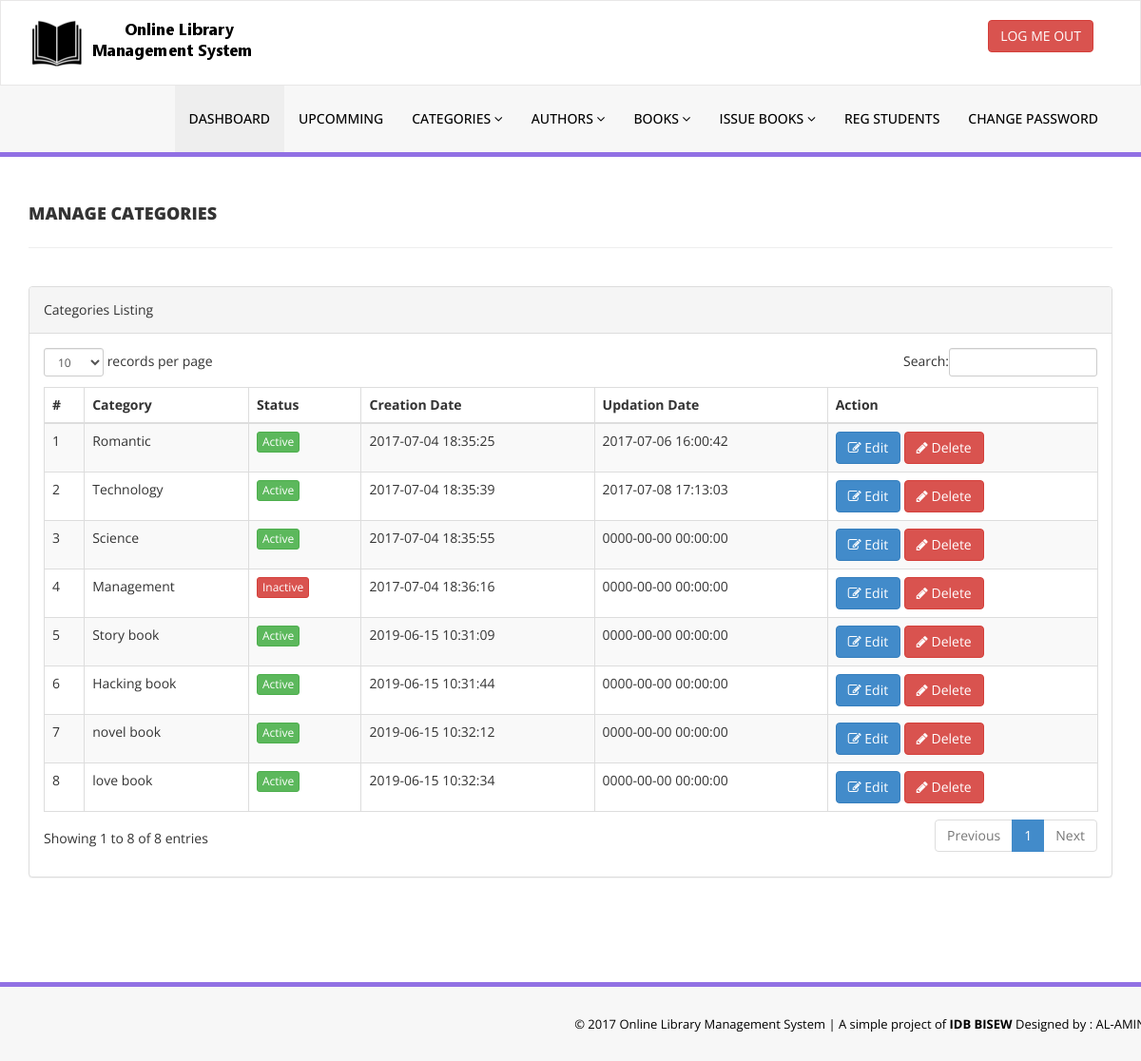
The page /admin/manage-categories.php (signed in) on the database its author committed.
### tables this page shows
CREATE TABLE `tblcategory` (
  `id` int(11) NOT NULL,
  `CategoryName` varchar(150) DEFAULT NULL,
  `Status` int(1) DEFAULT NULL,
  `CreationDate` timestamp NULL DEFAULT CURRENT_TIMESTAMP,
  `UpdationDate` timestamp NULL DEFAULT '0000-00-00 00:00:00' ON UPDATE CURRENT_TIMESTAMP
);

### admin/manage-categories.php (the view, shortened to what this page needs)
<?php
include('includes/config.php');
if(strlen($_SESSION['alogin'])==0)
    {
header('location:index.php');
}
else{
    ?>
<!DOCTYPE html>
<html xmlns="http://www.w3.org/1999/xhtml">
<head>
    <link href="assets/css/bootstrap.css" rel="stylesheet" />
    <link href="assets/css/font-awesome.css" rel="stylesheet" />
    <link href="assets/js/dataTables/dataTables.bootstrap.css" rel="stylesheet" />
    <link href="assets/css/style.css" rel="stylesheet" />
</head>
<body>
<?php include('includes/header.php');?>
    <div class="content-wrapper">
         <div class="container">
        <div class="row pad-botm">
            <div class="col-md-12">
                <h4 class="header-line">Manage Categories</h4>
    </div>
     <div class="row">
</div>
        </div>
            <div class="row">
                <div class="col-md-12">
                    <div class="panel panel-default">
                        <div class="panel-heading">
                           Categories Listing
                        </div>
                        <div class="panel-body">
                            <div class="table-responsive">
                                <table class="table table-striped table-bordered table-hover" id="dataTables-example">
                                    <thead>
                                        <tr>
                                            <th>#</th>
                                            <th>Category</th>
                                            <th>Status</th>
                                            <th>Creation Date</th>
                                            <th>Updation Date</th>
                                            <th>Action</th>
                                        </tr>
                                    </thead>
                                    <tbody>
<?php $sql = "SELECT * from  tblcategory";
$query = $dbh -> prepare($sql);
$query->execute();
$results=$query->fetchAll(PDO::FETCH_OBJ);
$cnt=1;
if($query->rowCount() > 0)
{
foreach($results as $result)
{               ?>
                                        <tr class="odd gradeX">
                                            <td class="center"><?php echo htmlentities($cnt);?></td>
                                            <td class="center"><?php echo htmlentities($result->CategoryName);?></td>
                                            <td class="center"><?php if($result->Status==1) {?>
                                            <a href="#" class="btn btn-success btn-xs">Active</a>
                                            <?php } else {?>
                                            <a href="#" class="btn btn-danger btn-xs">Inactive</a>
                                            <?php } ?></td>
                                            <td class="center"><?php echo htmlentities($result->CreationDate);?></td>
                                            <td class="center"><?php echo htmlentities($result->UpdationDate);?></td>
                                            <td class="center">
                                            <a href="edit-category.php?catid=<?php echo htmlentities($result->id);?>"><button class="btn btn-primary"><i class="fa fa-edit "></i> Edit</button>
                                          <a href="manage-categories.php?del=<?php echo htmlentities($result->id);?>" onclick="return confirm('Are you sure you want to delete?');"" >  <button class="btn btn-danger"><i class="fa fa-pencil"></i> Delete</button>
                                            </td>
                                        </tr>
 <?php $cnt=$cnt+1;}} ?>
                                    </tbody>
                                </table>
                            </div>
                        </div>
                    </div>
                </div>
            </div>
    </div>
    </div>
  <?php include('includes/footer.php');?>
</body>
</html>
<?php } ?>

### admin/assets/css/style.css (style rules this page uses)
.content-wrapper { margin-top: 40px; min-height:800px; padding-bottom:90px; }
.header-line { font-weight:900; padding-bottom:25px; border-bottom:1px solid #eeeeee; text-transform:uppercase; }
.pad-botm { padding-bottom:30px; }

### rows shown on the page
tblcategory: CategoryName "Romantic", Status "Active", CreationDate "2017-07-04 18:35:25", UpdationDate "2017-07-06 16:00:42"
tblcategory: CategoryName "Technology", Status "Active", CreationDate "2017-07-04 18:35:39", UpdationDate "2017-07-08 17:13:03"
tblcategory: CategoryName "Science", Status "Active", CreationDate "2017-07-04 18:35:55", UpdationDate "0000-00-00 00:00:00"
tblcategory: CategoryName "Management", Status "Inactive", CreationDate "2017-07-04 18:36:16", UpdationDate "0000-00-00 00:00:00"
tblcategory: CategoryName "Story book", Status "Active", CreationDate "2019-06-15 10:31:09", UpdationDate "0000-00-00 00:00:00"
tblcategory: CategoryName "Hacking book", Status "Active", CreationDate "2019-06-15 10:31:44", UpdationDate "0000-00-00 00:00:00"
tblcategory: CategoryName "novel book", Status "Active", CreationDate "2019-06-15 10:32:12", UpdationDate "0000-00-00 00:00:00"
tblcategory: CategoryName "love book", Status "Active", CreationDate "2019-06-15 10:32:34", UpdationDate "0000-00-00 00:00:00"
